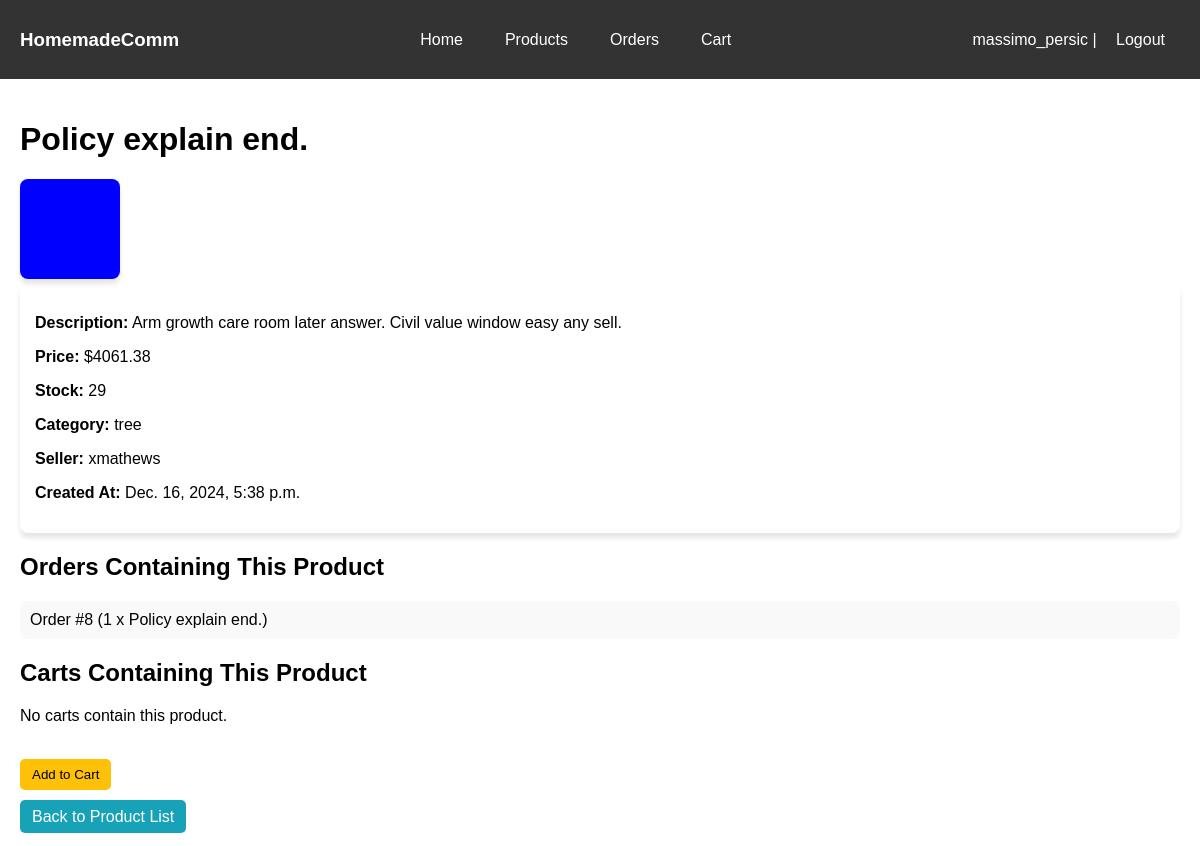
The page /products/11/ (signed in) on the database as committed earlier.
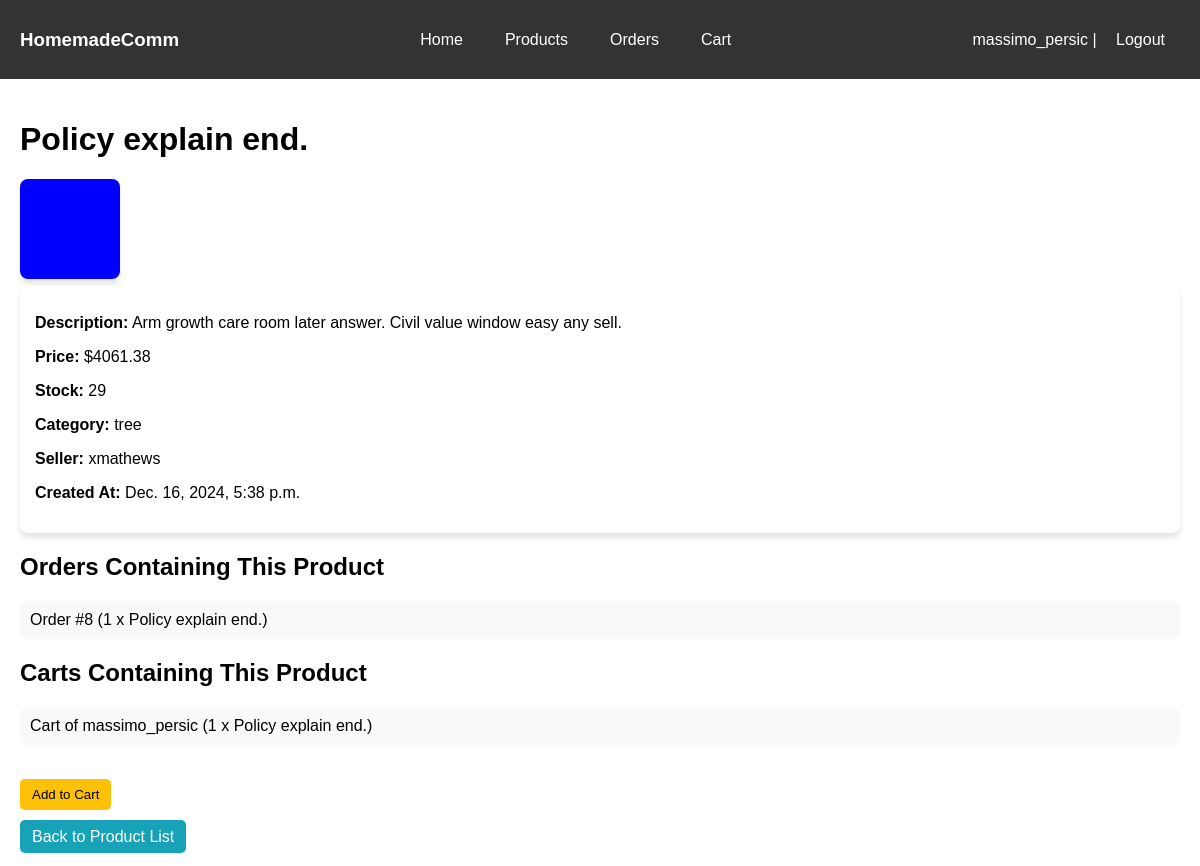
The same page on the database as committed later.
### main/models.py (models this page shows, shortened)
class OrderItem(models.Model):
    order = models.ForeignKey(Order, on_delete=models.CASCADE, related_name='items')
    product = models.ForeignKey(Product, on_delete=models.CASCADE)
    quantity = models.PositiveIntegerField()

class Order(models.Model):
    buyer = models.ForeignKey(User, on_delete=models.CASCADE, related_name='orders')
    created_at = models.DateTimeField(auto_now_add=True)
    total_price = models.DecimalField(max_digits=10, decimal_places=2)

class Product(models.Model):
    seller = models.ForeignKey(User, on_delete=models.CASCADE, related_name='products')
    title = models.CharField(max_length=100)
    description = models.TextField()
    price = models.DecimalField(max_digits=10, decimal_places=2)
    stock = models.PositiveIntegerField()
    image = models.ImageField(upload_to='product_images/')
    category = models.ForeignKey('Category', on_delete=models.SET_NULL, null=True, blank=True)
    created_at = models.DateTimeField(auto_now_add=True)

class Category(models.Model):
    name = models.CharField(max_length=100, unique=True)
    description = models.TextField(blank=True)

class User(AbstractUser):
    is_seller = models.BooleanField(default=False)
    is_buyer = models.BooleanField(default=True)

class CartItem(models.Model):
    cart = models.ForeignKey(Cart, on_delete=models.CASCADE)
    product = models.ForeignKey(Product, on_delete=models.CASCADE)
    quantity = models.PositiveIntegerField(default=1)

class Cart(models.Model):
    user = models.OneToOneField(User, on_delete=models.CASCADE, related_name='cart')
    products = models.ManyToManyField(Product, through='CartItem')

### main/views.py (the view)
# urls.py: path('products/<int:pk>/', ProductDetailView.as_view(), name='product_detail'),
class ProductDetailView(DetailView):
    model = Product
    template_name = "products/product_detail.html"
    context_object_name = "product"

### main/templates/products/product_detail.html (shortened to what this page needs)
{% extends "index.html" %} {% block content %}
<h1>{{ product.title }}</h1>
{% if product.image %}
<div class="product-image">
  <img src="{{ product.image.url }}" alt="{{ product.title }}" />
</div>
{% else %}
<p class="no-image">No image for this product</p>
{% endif %}
<div class="product-details">
  <p><strong>Description:</strong> {{ product.description }}</p>
  <p><strong>Price:</strong> ${{ product.price }}</p>
  <p><strong>Stock:</strong> {{ product.stock }}</p>
  <p><strong>Category:</strong> {{ product.category.name }}</p>
  <p><strong>Seller:</strong> {{ product.seller.username }}</p>
  <p><strong>Created At:</strong> {{ product.created_at }}</p>
</div>
{% if user.is_staff %}
<h2>Orders Containing This Product</h2>
<ul class="order-list">
  {% for order_item in product.orderitem_set.all %}
  <li class="order-item">
    Order #{{ order_item.order.id }} ({{ order_item.quantity }} x {{ order_item.product.title }})
  </li>
  {% empty %}
  <li class="no-orders">No orders contain this product.</li>
  {% endfor %}
</ul>
<h2>Carts Containing This Product</h2>
<ul class="cart-list">
  {% for cart_item in product.cartitem_set.all %}
  <li class="cart-item">
    Cart of {{ cart_item.cart.user.username }} ({{ cart_item.quantity }} x
    {{product.title }})
  </li>
  {% empty %}
  <li class="no-carts">No carts contain this product.</li>
  {% endfor %}
</ul>
{% endif %}
<br />
<form method="post" action="{% url 'main:add_to_cart' product.id %}">
  <button type="submit" class="btn" style="background-color: #ffc107; border: 1; color:black">Add to Cart</button>
</form>
<br>
<a href="{% url 'main:product_list' %}" class="btn btn-info">Back to Product List</a>
{% endblock %}

Rows that differ between the two databases and show on the page:
added CartItem: cart.user.username "massimo_persic", quantity "1", {{ product.title }} "Policy explain end."
Other text that changed with them:
text no longer shown: "No carts contain this product."
